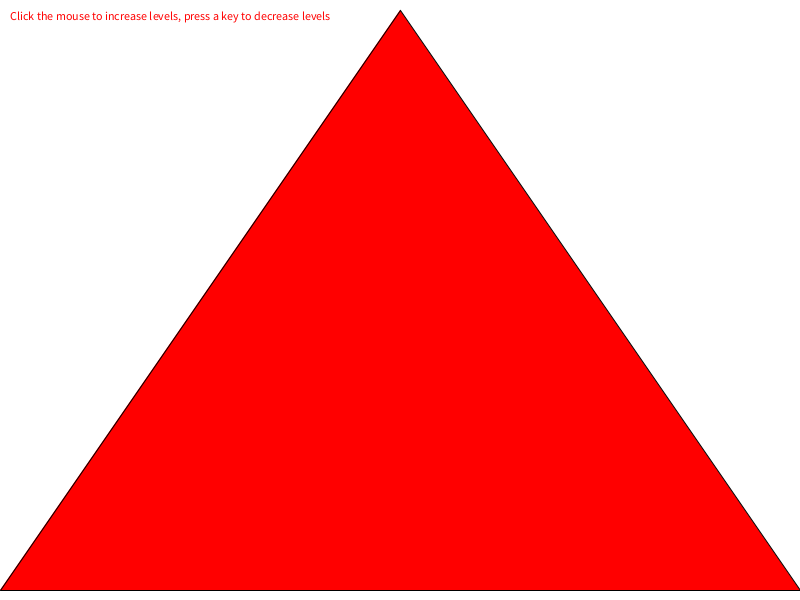
Frame 1 (no input)
Frame 60 (the mouse pressed at the canvas centre just before this capture): identical to frame 1, image omitted
Frame 120 (the mouse held since frame 60 and released just before this capture): identical to frame 1, image omitted

The Processing sketch that drew this single still picture (run headless with seeded random() and noise(); from frame 60 on, the mouse is pressed at the canvas centre):

// Processing sketch: Section2
// ── Section2.pde
int levels;
color bg,fg;

void setup() {
  size(800, 600);
  levels = 0;
}

/*Create Sierpiski's Gasket (google an image of this)
  The outer triangle are the vertices: (v1x, v1y), (v2x,v2y), (v3x, v3y)
  levels:
  0 = regular triangle
  1 = triforce (looks like 3 triangles)
  2 = each of the 3 triangles will be cut into 3 triangles.
  etc.
*/
void gasket(int levels, float v1x, float v1y, float v2x, float v2y, float v3x, float v3y) {
    //YOU WRITE THIS METHOD!
    //draw the triangle
    //draw a center triangle that is white
    //call gasket on each of the three created triangles, created by the white triangle we j made
    //decreases levels in this new gasket call
    fill(255, 0, 0);
    triangle(v1x, v1y, v2x, v2y, v3x, v3y); //draw the first triangle (v1 is left, v2 is right and v3 is top)
    //fill(255);
    if (levels > 0){
      float newv1x = (v1x+v2x)/2; //bottom point
      float newv1y = v1y;
      float newv2x = (v3x+v2x)/2; //right point
      float newv2y = (v3y+v2y)/2;
      float newv3x = (v3x+v1x)/2; //left point
      float newv3y = (v3y+v1y)/2;
     fill(255);
     triangle(newv1x, newv1y, newv2x, newv2y, newv3x, newv3y);
     //gasket on the three triangles remaining
     gasket(levels-1, newv3x, newv3y, newv2x, newv2y, v3x, v3y); //top triangle
     gasket(levels-1, newv1x, newv1y, v2x, v2y, newv2x, newv2y); //bottom right triangle
     gasket(levels-1, v1x, v1y, newv1x, newv1y, newv3x, newv3y); //left triangle (
     
    }
}

void draw() { 
  background(255);  
  fill(255,0,0);
  text("Click the mouse to increase levels, press a key to decrease levels",10,20);

  gasket(levels,0, height-10, width, height-10, width/2, 10);

 //koch(levels,width-10, height/2,10, height/3 ); 
 //other fractal you can do! This requires a bit more math, or you can look up the coordinates.
}

void mouseClicked(){ 
 levels++;  
}

void keyPressed(){
 levels--; 
}
